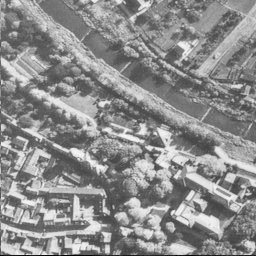
#> input picture testimages/aerial.tiff, 256 x 256 px
$ python mlt.py
#> lines starting #> are read from the running program, lines starting #| are printed output that depends on the picture; after the words box and inside, x2 and y2 are one past the last pixel; in counts of white or black regions, pixels touching at a corner belong together
# import packages from env
import os
import cv2
import numpy as np
import matplotlib.pyplot as plt
from datetime import datetime
os.environ["QT_QPA_PLATFORM"] = "offscreen"


# Function for calculating psnr

def cal_psnr(gray,segm):
    summed_error = 0
    m,n = np.shape(gray)

    diff_mat = gray - segm
    sq_diff_mat = diff_mat * diff_mat
    summed_error = np.sum(sq_diff_mat.flatten())

    number_pixels = m*n
    mean_square_error = summed_error/number_pixels
    rmse =  np.sqrt(mean_square_error)
    psnr = 20*np.log10(255/rmse)

    return psnr


def cal_variance(a,b,freq,intensity):
    a = int(a)
    b = int(b)+1

    b+=1 # python index thing
    sum1 = np.sum(freq[a:b]*intensity[a:b])
    sum2 = np.sum(freq[a:b]*intensity[a:b]*intensity[a:b])
    sum3 = np.sum(freq[a:b])

    print(sum1,sum2,sum3)

    variance = sum2/sum3 - (sum1/sum3)**2
    return variance

def mode(a,b,freq,intensity):
    # trying mode insteda
    a=int(a)
    b=int(b)
    # print(a,b)
    if a<b:
        return intensity[a:b+1][np.argmax(freq[a:b+1])]
    elif(a==b):
        return intensity[a-1]
    else:
        return intensity[b:a+1][np.argmax(freq[b:a+1])]


def wt_mean(a,b,freq,intensity):

    # original mean calculation
    a=int(a)
    b=int(b)
    sum1 = np.sum(freq[a:b+1]*intensity[a:b+1])
    sum2 = np.sum(freq[a:b+1])
    value = sum1/sum2
    return int(value)


def assign_val(mat, hh, hl, ll, lh, higher_thresh_col_assign, lower_thresh_col_assign):
    mat2 = mat.copy()  # Avoid modifying original matrix

    # Apply b assignment: hl ≤ mat ≤ hh
    b_mask = (mat2 >= hl) & (mat2 <= hh)
    mat2[b_mask] = higher_thresh_col_assign

    # Apply a assignment: ll ≤ mat2 ≤ lh
    a_mask = (mat2 >= ll) & (mat2 <= lh)
    mat2[a_mask] = lower_thresh_col_assign

    mat2 = mat2.astype(np.int16)

    return mat2


def thresh_mean(first, last, freq, intensity, im):
    # weighted mean of the given range
    mean_range = wt_mean(first, last, freq, intensity)
    # Weighted mean of the values higher than this mean cuttoff
    mean_higher = wt_mean(mean_range + 1, last, freq, intensity)
    # Weighted mean of the values lower than this mean cuttoff
    mean_lower = wt_mean(first, mean_range, freq, intensity)

    im = assign_val(im, hh=last, hl=mean_range + 1, ll=first, lh=mean_range,higher_thresh_col_assign=mean_higher, lower_thresh_col_assign=mean_lower)

    return mean_range, im

def thresh_mode(first, last, freq, intensity, im):
    range_mode = mode(first, last, freq, intensity)

    higher_mode = mode(range_mode + 1, last, freq, intensity)
    lower_mode = mode(first, range_mode, freq, intensity)

    im = assign_val(im, hh=last, hl=range_mode + 1, ll=first, lh=range_mode,higher_thresh_col_assign=higher_mode, lower_thresh_col_assign=lower_mode)

    return range_mode, im

def thresh_var(first,last,freq,intensity,im):
    range_mean=wt_mean(first,last,freq,intensity)
    # print(range_mean)
    sum_par=cal_variance(first,last,freq,intensity)
    std=np.sqrt(sum_par)
    b=np.floor(range_mean+std)
    a=np.floor(range_mean-std)

    # adjust if out of range
    if b>last:
        b=last
    if a<first:
        a=first

    higher_thresh_col_assign=wt_mean(b,last,freq,intensity)
    lower_thresh_col_assign=wt_mean(first,a,freq,intensity)

    im=assign_val(im,last,b,first,a,higher_thresh_col_assign,lower_thresh_col_assign)

    new_first=a+1
    new_last=b-1

    higher_thresh_col_assign = int(higher_thresh_col_assign)
    lower_thresh_col_assign = int(lower_thresh_col_assign)

    return(higher_thresh_col_assign,lower_thresh_col_assign,new_first,new_last,im)

def thresh_var_mode(first,last,freq,intensity,im):
    range_mode=mode(first,last,freq,intensity)
    # print("hi")
    sum_par=cal_variance(first,last,freq,intensity)
    std=np.sqrt(sum_par)
    b=np.floor(range_mode+std)
    a=np.floor(range_mode-std)

    # adjust if out of range
    if b>last:
        b=last
    if a<first:
        a=first

    higher_thresh_col_assign=mode(b,last,freq,intensity)
    lower_thresh_col_assign=mode(first,a,freq,intensity)

    im=assign_val(im,last,b,first,a,higher_thresh_col_assign,lower_thresh_col_assign)

    new_first=int(a+1)
    new_last=int(b-1)

    higher_thresh_col_assign = int(higher_thresh_col_assign)
    lower_thresh_col_assign = int(lower_thresh_col_assign)

    return(higher_thresh_col_assign,lower_thresh_col_assign,new_first,new_last,im)

# initialize latex file
with open('./compile pdf/compiled_pdf.tex', 'w') as f:
    f.write("""
\\documentclass{article}
\\usepackage{graphicx}
\\usepackage[paperheight=40in,paperwidth=30in]{geometry}
 \\geometry{
%  a4paper,
 total={170mm,257mm},
 left=3mm,
 right=3mm,
 top=3mm,
 bottom=3mm,
 }
\\usepackage{rotating}
\\usepackage{adjustbox}

\\begin{document}
""")


# Image list

# imlist = ["house.tiff"]
imlist = ["aerial.tiff","baboon.tiff","boat.tiff","house.tiff","jet.tiff","lena.tiff","moon.tiff","peppers.tiff"]

for imname in imlist:

    image = cv2.imread(f'./testimages/{imname}')
#> image is the input picture: shape (256, 256, 3); min 1, max 248, mean 140.5
    imname = imname.split(".")[0]
    print(imname)

    pre_gray = image * np.array([ 0.114020904255103,0.587043074451121,0.298936021293775])
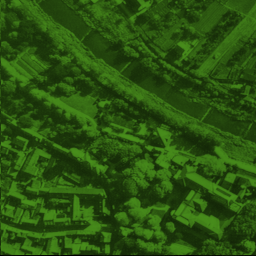
#> pre_gray: shape (256, 256, 3) float64; mean B, G, R 16, 82.5, 42

    gray = np.sum(pre_gray, -1)
    freq, intensity = np.histogram(gray,range=(0,255),bins=255,density=False)
#> freq = 255 values, max 788 at index 92, min 0 at index 16, mean 257; intensity = 256 values from 0 to 255


    temp_int_for_plot = intensity
#> temp_int_for_plot = 256 values from 0 to 255
    # after plotting adjust the size
    intensity = intensity[:-1]
#> intensity = 255 values from 0 to 254

    # ------------------------------- mean -----------------------------------#


    psnr_mean = [[],[]]
    thresholds = []
    for lev in range(2, 12, 2):
        first, last = 0, 255
        image_iter = gray

        a,b = 0,0
        for ct in range(lev // 2):  # execute for lev > 2
            b, a, first, last, image_iter = thresh_var(first, last, freq, intensity, image_iter)
            # print(b, a, first, last)

        # print("new a,b", first, last)
        thresholds.append([first,last])
        # print(thresholds)

        mean, image_iter = thresh_mean(first, last, freq, intensity, image_iter)

        ps = cal_psnr(gray, image_iter)

        plt.imsave(f"./test_results/{imname}_{lev}_mean_img.pdf",image_iter, cmap='gray')

        # append to calculated psnr
        psnr_mean[0].append(lev)
        psnr_mean[1].append(ps)
#> this loop made 5 passes
#> (printed output is left out)
#> pass 1, in assign_val, `b_mask = (mat2 >= hl) & (mat2 <= hh)`:
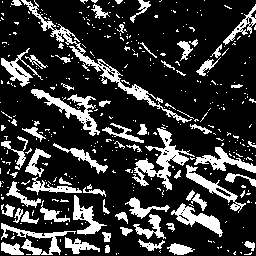
#> b_mask: shape (256, 256) bool; 21.1% white; 410 white regions (344 under 20 px), largest, box (x1, y1, x2, y2) and area: (21, 0, 192, 123) 1318, (132, 127, 195, 191) 1087, (31, 89, 100, 136) 818
#> pass 1, in assign_val, `mat2 = mat2.astype(np.int16)`:
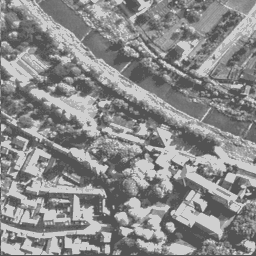
#> mat2: shape (256, 256) int16; min 83, max 207, mean 139.3
#> pass 1, in assign_val (call 2), `b_mask = (mat2 >= hl) & (mat2 <= hh)`:
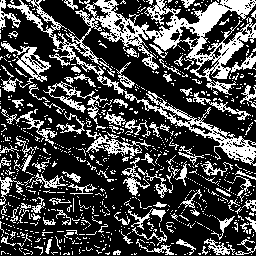
#> b_mask: shape (256, 256) bool; 28.4% white in thin lines or dots
#> after the loop, thresholds = [[94, 183], [105, 156], [112, 141], [115, 132], [117, 126]]


    plt.figure(imname)
    plt.stairs(freq, temp_int_for_plot)
    # print(thresholds)
    colors = ["red","green","blue","orange","pink"]
    handles = []
    for index,level in enumerate(thresholds):
        # print(index,level)
        for thresh in level:
            color = colors[index]
            plt.axvline(x=thresh,label=f'level {index+1} ', linestyle='-',color=color)
        handles.append(plt.Line2D([0], [0], color=color, lw=2, label=f'Level {2*index + 2}'))
#> this loop made 5 passes
#> after the loop, handles = 5 items
    plt.xlabel("Intensity Value")
    plt.ylabel("Frequency")
    plt.legend(handles=handles)
    plt.title(f"Mean thresholds ({imname})")
    plt.savefig(f"./test_results/{imname}_mean.pdf")
    plt.savefig(f"./test_results/{imname}_mean.png")
    plt.close()

    plt.figure(imname+"psnr")
    plt.title(f"Level vs PSNR ({imname})")
    plt.xlabel("Number of thresholds (n)")
    plt.ylabel("PSNR (dB)")
    plt.plot(psnr_mean[0],psnr_mean[1])
    plt.savefig(f"./test_results/{imname}_mean_psnr.pdf")
    plt.close()

    # ------------------------------- mode -----------------------------------#

    thresholds = []
    psnr_mean = [[],[]]
    for lev in range(2, 12, 2):
        first, last = 0, 255
        image_iter = gray

        for ct in range(lev // 2 ):  # execute for lev > 2
            b, a, first, last, image_iter = thresh_var_mode(first, last, freq, intensity, image_iter)

        thresholds.append([first,last])
        mode_range, image_iter = thresh_mode(first, last, freq, intensity, image_iter)

        ps = cal_psnr(gray, image_iter)

        plt.imsave(f"./test_results/{imname}_{lev}_mode_img.pdf",image_iter, cmap='gray')

        # append to calculated psnr
        psnr_mean[0].append(lev)
        psnr_mean[1].append(ps)
#> this loop made 5 passes
#> (printed output is left out)
#> pass 1, in assign_val (call 21), `mat2 = mat2.astype(np.int16)`:
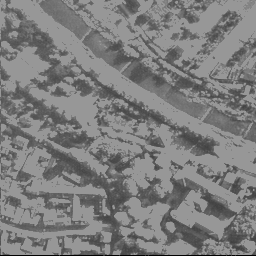
#> mat2: shape (256, 256) int16; min 1, max 151, mean 125.4
#> pass 1, in assign_val (call 22), `b_mask = (mat2 >= hl) & (mat2 <= hh)`:
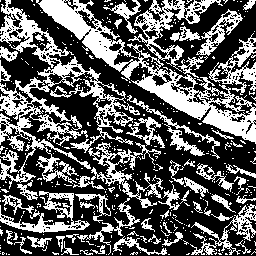
#> b_mask: shape (256, 256) bool; 37.3% white; 400 white regions (346 under 20 px), largest, box (x1, y1, x2, y2) and area: (36, 0, 256, 144) 6872, (0, 0, 140, 189) 6274, (88, 142, 163, 208) 1192


    plt.figure(f'{imname}_new')
    plt.stairs(freq, temp_int_for_plot)
    # print(thresholds)
    colors = ["red","green","blue","orange","pink"]
    handles = []
    for index,level in enumerate(thresholds):
        # # print(index,level)
        for thresh in level:
            color = colors[index]
            plt.axvline(x=thresh,label=f'level {index+1} ', linestyle='-',color=color)
        handles.append(plt.Line2D([0], [0], color=color, lw=2, label=f'Level {2*index + 2}'))
#> this loop made 5 passes
#> level on passes 1 to 5: [47, 136], [76, 107], [84, 99], [88, 95], [90, 93]
    plt.xlabel("Intensity Value")
    plt.ylabel("Frequency")
    plt.legend(handles=handles)
    plt.title(f"Mode thresholds ({imname})")
    plt.savefig(f"./test_results/{imname}_mode.pdf")
    plt.savefig(f"./test_results/{imname}_mode.png")
    plt.close()


    plt.figure(imname+"psnr_mode")
    plt.title(f"Level vs PSNR ({imname})")
    plt.xlabel("Number of thresholds (n)")
    plt.ylabel("PSNR (dB)")
    plt.plot(psnr_mean[0],psnr_mean[1])
    plt.savefig(f"./test_results/{imname}_mode_psnr.pdf")
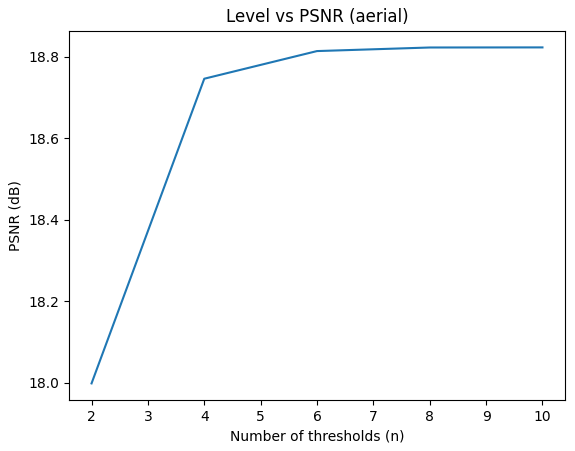
#> figure drawn by matplotlib, 1 panel
    plt.close()


    # ------------- latex -------------------

    with open('./compile pdf/compiled_pdf.tex', 'a') as f:
        f.write(f"""
    \\fontsize{{32}}{{32}}\\selectfont % Sets font size to 14pt with 16pt line spacing
    \\vspace*{{12mm}}
    \\centerline{{\\textbf{{{imname}}}}}
    \\vspace*{{12mm}}
    \\normalsize % Resets to the base font size
    \\def\\arraystretch{{0.2}} % Adjust row spacing if needed
    \\fontsize{{12}}{{12}}

    \\begin{{tabular}}{{ @{{}}c@{{\\hspace{{0pt}}}}ccccccc }}
        \\multicolumn{{1}}{{c}}{{}} &
            \\textbf{{Thresholds}} &
            \\textbf{{PSNR-vs-Level}} &
            \\textbf{{Level 2}} &
            \\textbf{{Level 4}} &
            \\textbf{{Level 6}} &
            \\textbf{{Level 8}} &
            \\textbf{{Level 10}} \\\\
        \\vspace*{{10mm}}
        \\adjustbox{{valign=c}}{{\\rotatebox[origin=c]{{90}}{{\\textbf{{ {imname} mean }}}}}} &
            \\adjustbox{{valign=c}}{{\\includegraphics[width=0.13\\columnwidth]{{../test_results/{imname}_mean.pdf}}}}&
            \\adjustbox{{valign=c}}{{\\includegraphics[width=0.13\\columnwidth]{{../test_results/{imname}_mean_psnr.pdf}}}}&
            \\adjustbox{{valign=c}}{{\\includegraphics[width=0.13\\columnwidth]{{../test_results/{imname}_2_mean_img.pdf}}}}&
            \\adjustbox{{valign=c}}{{\\includegraphics[width=0.13\\columnwidth]{{../test_results/{imname}_4_mean_img.pdf}}}}&
            \\adjustbox{{valign=c}}{{\\includegraphics[width=0.13\\columnwidth]{{../test_results/{imname}_6_mean_img.pdf}}}}&
            \\adjustbox{{valign=c}}{{\\includegraphics[width=0.13\\columnwidth]{{../test_results/{imname}_8_mean_img.pdf}}}}&
            \\adjustbox{{valign=c}}{{\\includegraphics[width=0.13\\columnwidth]{{../test_results/{imname}_10_mean_img.pdf}}}}\\\\
        \\vspace*{{6mm}}
        \\adjustbox{{valign=c}}{{\\rotatebox[origin=c]{{90}}{{\\textbf{{ {imname} mode }}}}}} &
            \\adjustbox{{valign=c}}{{\\includegraphics[width=0.13\\columnwidth]{{../test_results/{imname}_mode.pdf}}}}&
            \\adjustbox{{valign=c}}{{\\includegraphics[width=0.13\\columnwidth]{{../test_results/{imname}_mode_psnr.pdf}}}}&
            \\adjustbox{{valign=c}}{{\\includegraphics[width=0.13\\columnwidth]{{../test_results/{imname}_2_mode_img.pdf}}}}&
            \\adjustbox{{valign=c}}{{\\includegraphics[width=0.13\\columnwidth]{{../test_results/{imname}_4_mode_img.pdf}}}}&
            \\adjustbox{{valign=c}}{{\\includegraphics[width=0.13\\columnwidth]{{../test_results/{imname}_6_mode_img.pdf}}}}&
            \\adjustbox{{valign=c}}{{\\includegraphics[width=0.13\\columnwidth]{{../test_results/{imname}_8_mode_img.pdf}}}}&
            \\adjustbox{{valign=c}}{{\\includegraphics[width=0.13\\columnwidth]{{../test_results/{imname}_10_mode_img.pdf}}}}\\\\
    \\end{{tabular}}
    \\bigskip

        """)
#> pass 2 of the loop `for imname in imlist:`:
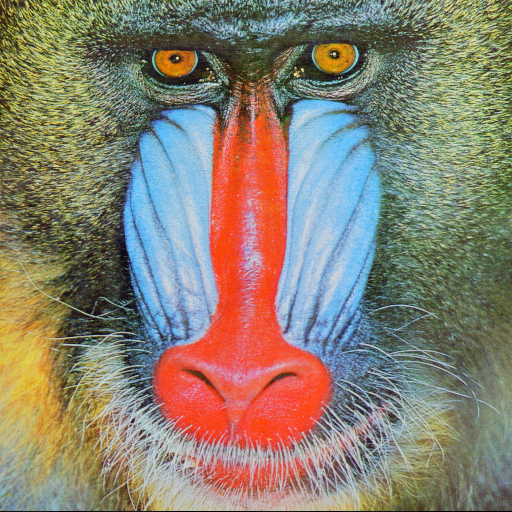
#> input picture testimages/baboon.tiff, 512 x 512 px
#> image is the input picture: shape (512, 512, 3); mean B, G, R 113.1, 128.9, 137.4
#> pre_gray: shape (512, 512, 3) float64
#> gray: shape (512, 512) float64
#> the loop `for lev in range(2, 12, 2):` made 5 passes
#> (printed output is left out)
#> the loop `for index,level in enumerate(thresholds):` made 5 passes
#> level on passes 1 to 5: [87, 170], [107, 150], [115, 138], [118, 131], [120, 127]
#> the loop `for lev in range(2, 12, 2):` made 5 passes
#> (printed output is left out)
#> pass 1, in assign_val (call 62), `b_mask = (mat2 >= hl) & (mat2 <= hh)`:
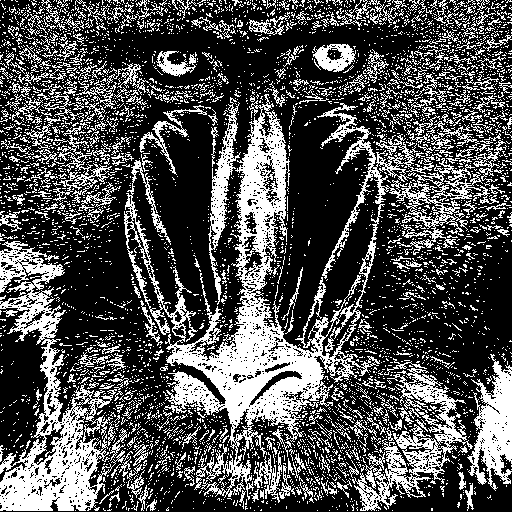
#> b_mask: shape (512, 512) bool; 31.7% white; 4821 white regions (4465 under 20 px), largest, box (x1, y1, x2, y2) and area: (124, 94, 483, 500) 25951, (0, 241, 125, 511) 10594, (352, 368, 473, 511) 4662
#> the loop `for index,level in enumerate(thresholds):` made 5 passes
#> level on passes 1 to 5: [79, 162], [99, 142], [109, 132], [115, 126], [118, 123]
#> `plt.savefig(f"./test_results/{imname}_mode_psnr.pdf")`:
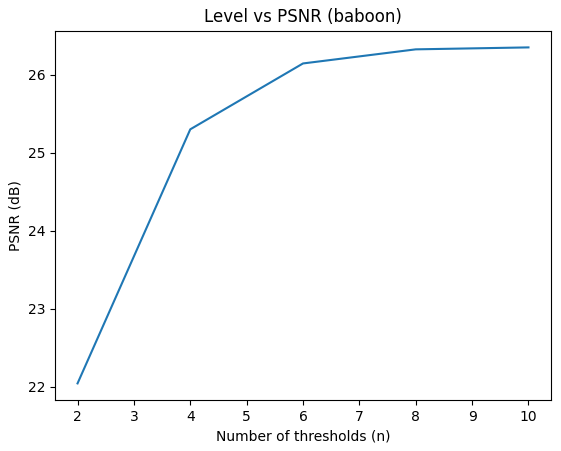
#> figure drawn by matplotlib, 1 panel
#> pass 3 of the loop `for imname in imlist:`:
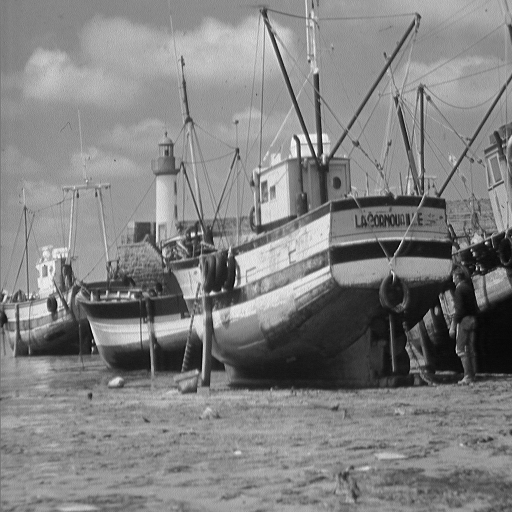
#> input picture testimages/boat.tiff, 512 x 512 px
#> image is the input picture: shape (512, 512, 3); min 0, max 255, mean 129.7
#> the loop `for index,level in enumerate(thresholds):` made 5 passes
#> level on passes 1 to 5: [82, 173], [121, 158], [133, 150], [137, 146], [138, 143]
#> the loop `for lev in range(2, 12, 2):` made 5 passes
#> (printed output is left out)
#> pass 1, in assign_val (call 102), `b_mask = (mat2 >= hl) & (mat2 <= hh)`:
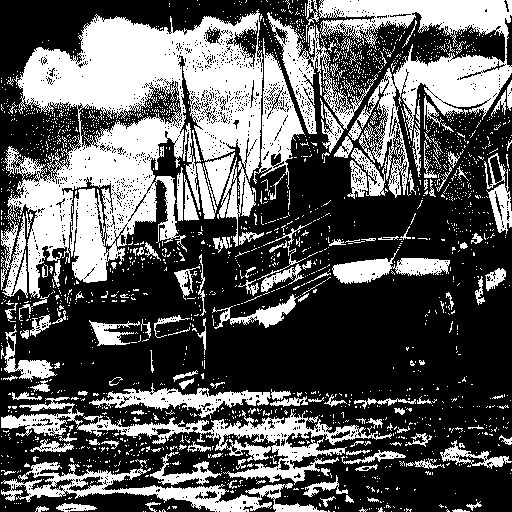
#> b_mask: shape (512, 512) bool; 36% white; 2089 white regions (1932 under 20 px), largest, box (x1, y1, x2, y2) and area: (1, 9, 263, 298) 36970, (306, 0, 512, 198) 13124, (1, 397, 392, 485) 6775
#> the loop `for index,level in enumerate(thresholds):` made 5 passes
#> level on passes 1 to 5: [101, 192], [129, 164], [138, 155], [142, 151], [144, 149]
#> `plt.savefig(f"./test_results/{imname}_mode_psnr.pdf")`:
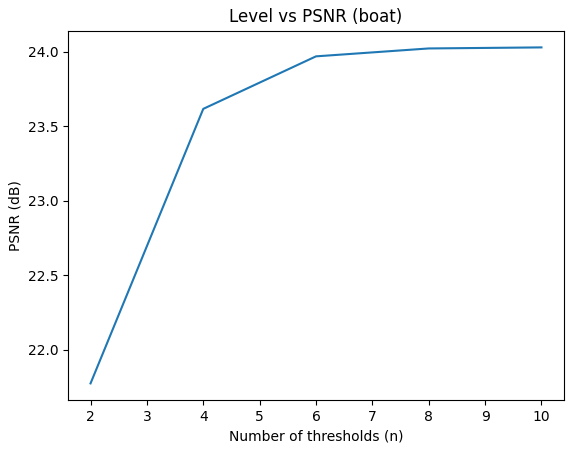
#> figure drawn by matplotlib, 1 panel
#> (the run stopped early here; a loop or call above may not have finished)
